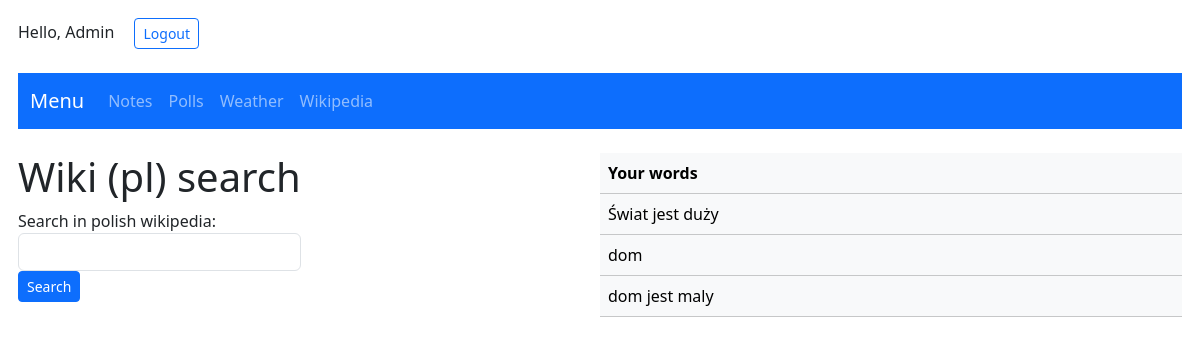
/wiki/ (signed in), run on an earlier commit of the app's database.
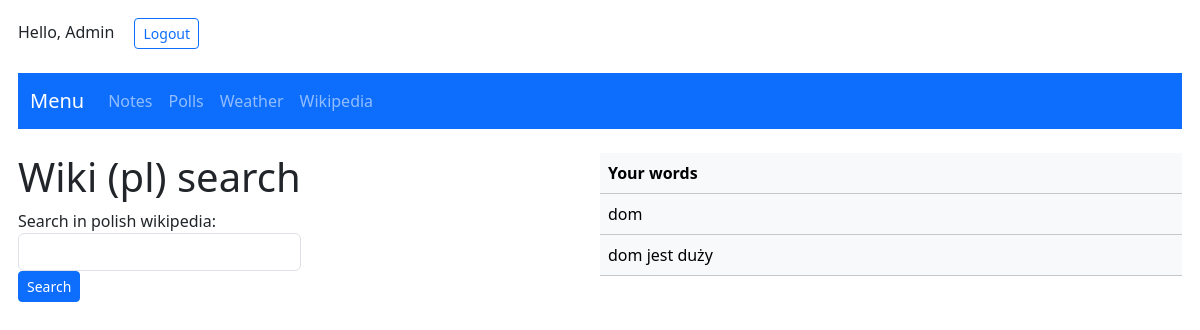
And on a later commit of the database.
### wiki/models.py (models this page shows, shortened)
class UserTerm(models.Model):
    userId = models.IntegerField()
    term = models.CharField(max_length=500, default='xd')

### wiki/views.py (the view)
# urls.py: path('wiki/', wiki_view)
def wiki_view(request):
    userId = request.user.id
    if request.method == 'POST':
        form = SearchForm(request.POST)
        if form.is_valid():
            query = form.cleaned_data['query']
            words = query.split()  # split the query into a list of search terms
            if request.user.is_authenticated:
                save_words(words, userId)
            terms = []
            for i in range(1, len(words) + 1):
                for comb in combinations(words, i):
                    terms.append(" ".join(comb).capitalize())
            url = f"https://pl.wikipedia.org/w/api.php?action=query&format=json&utf8=1&formatversion=2&prop=extracts&exintro=1&explaintext=1&titles={'|'.join(terms)}"
            response = requests.get(url)
            data = response.json()
            results = []
            if 'pages' in data['query']:
                found_terms = set()
                for page in data['query']['pages']:
                    if 'extract' in page:
                         extract = page['extract']
                         title = page['title']
                         found_terms.add(title)
                         results.append({'term': title, 'extract': extract})
                    else:
                         continue
                not_found_terms = set(terms) - found_terms
                for term in not_found_terms:
                    results.append({'term': term, 'extract': 'Nie znaleziono wyniku'})
            else:
                results.append({'term': 'Nie znaleziono wyniku', 'extract': 'Nie znaleziono wyniku'})
        else:
            results = []
    else:
        form = SearchForm()
        results = []
    if request.user.is_authenticated:
        userterms = UserTerm.objects.filter(userId=userId)
    else: userterms = ' '
    return render(request, 'wiki/wiki.html', {'form': form, 'results': results, 'terms':userterms})

### wiki/forms.py
class SearchForm(forms.Form):
    query = forms.CharField(label='Search in polish wikipedia')
    def __init__(self, *args, **kwargs):
        super(SearchForm, self).__init__(*args, **kwargs)
        for visible in self.visible_fields():
            visible.field.widget.attrs['class'] = 'form-control'

### wiki/templates/wiki/wiki.html (shortened to what this page needs)
{% extends 'index.html' %}
{% block content %}
<div style="float: left;">
{% include 'wiki/form.html' %}
</div>
<div style="float: right; width:50%;">
{% include 'wiki/table.html' %}
</div>
{% endblock %}

### wiki/templates/wiki/table.html (shortened to what this page needs)
  {% load bootstrap_icons %}
  <table class="table table-light table-hover">
    <thead>
    <tr>
      <th scope="col">Your words </th>
    </tr>
  </thead>
    <tbody>
      {% if terms == ' ' %}
      <tr><td>You are not logged in</td></tr>
      {% else %}
      {% for term in terms %}
        <tr onclick="copyToSearchBar('{{ term.term }}')" style="cursor: pointer;">
          <td>{{ term.term }}</td>
        </tr>
      {% endfor %}
      {% endif %}
    </tbody>
  </table>

What changed in the data, as far as the page shows it:
removed UserTerm: term "Świat jest duży"
removed UserTerm: term "dom jest maly"
added UserTerm: term "dom jest duży"
